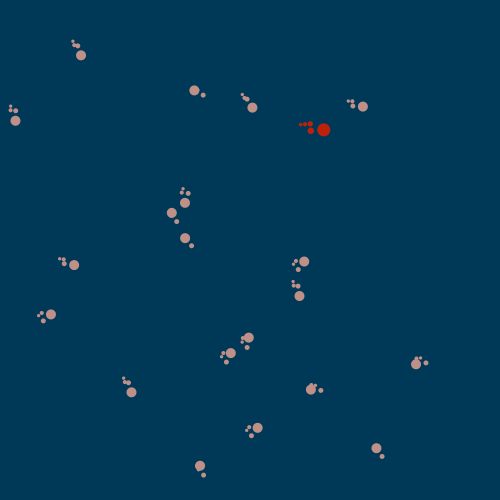
Frame 1 (no input)
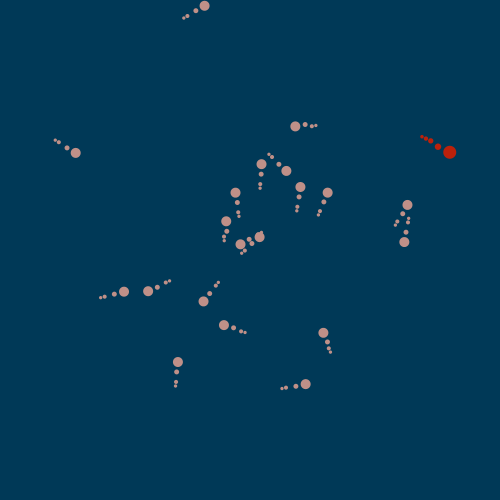
Frame 60 (the mouse pressed at the canvas centre just before this capture)
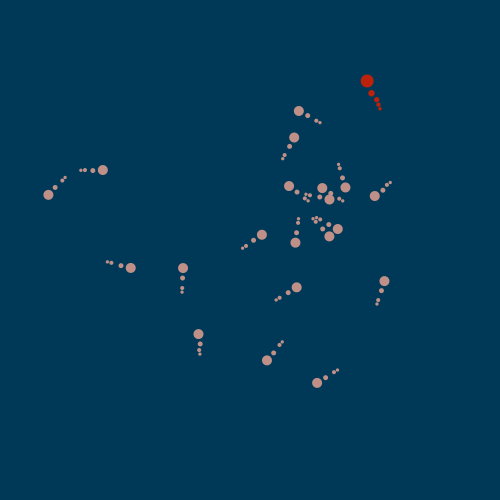
Frame 120 (the mouse held since frame 60 and released just before this capture)

The Processing sketch that drew these frames (run headless with seeded random() and noise(); from frame 60 on, the mouse is pressed at the canvas centre):

// Processing sketch: processing_102516
// ── processing_102516.pde

predator[] predators;
prey[] preys;

void setup() {
  size(500, 500); 

  initPredators(5, 4);
  initPrey(50, 30);
}

void initPredators(int totalPredators, int numDead) {
  predators = new predator[totalPredators];

  for (int i = 0; i < predators.length; i++) {
    predators[i] = new predator(random(width), random(height));
  }
  
  //kill off the ones we don't need
  for(int i = predators.length - numDead; i < predators.length; i++) {
    predators[i].die();
  }
}

void initPrey(int totalPrey, int numDead) {
  preys = new prey[totalPrey];

  for (int i = 0; i < preys.length; i++) {
    preys[i] = new prey(random(width), random(height));
  }
  
  //kill off the ones we don't need 
  for(int i = preys.length - numDead; i < preys.length; i++) {
    preys[i].die();
  }
}

float calcSpeed(PVector velocity) {
  return dist(0, 0, velocity.x, velocity.y);
}

float calcXOffset(PVector velocity) {
  return velocity.x / calcSpeed(velocity);
}

float calcYOffset(PVector velocity) {
  return velocity.y / calcSpeed(velocity);
}

void addPredator() {
  for(int i = 0; i < predators.length; i++) {
    if(!predators[i].isAlive()) {
      predators[i].setPos(mouseX, mouseY);
      predators[i].live();
      break;
    }
  }
}

void addPrey() {
  for(int i = 0; i < preys.length; i++) {
    if(!preys[i].isAlive()) {
      preys[i].setPos(mouseX, mouseY);
      preys[i].live();
      break;
    }
  }
}

boolean isLivingPrey() {
  boolean ret = false;  //assume failure
  for (int i = 0; i < preys.length; i++) {
    if (preys[i].isAlive()) {
      //we found a live one!
      ret = true;
      break;
    }
  }

  return ret;
}

void draw() {
  background(0, 57, 87);
  updateCritters();
}

void mousePressed() {
  if (mouseButton == RIGHT) {
    addPredator();
  }
  
  if (mouseButton == LEFT) {
    addPrey();
  }
}


void updateCritters() {
  //update predators
  fill(187, 33, 11);
  for (int i = 0; i < predators.length; i++) {
    predators[i].update();
  }
  
   //update prey
  fill(191, 144, 136);
  for (int  i = 0; i < preys.length; i++) {
    preys[i].update();
  }

  //feed
  for (int i = 0; i < predators.length; i++) {
    predators[i].feed();
  }
}

class segment {
  PVector location;
  float radius;
  
  segment(float _x, float _y, float _radius) {
    location = new PVector(_x, _y);
    radius = _radius;   
   }

  void setPos(float _x, float _y) {
    location.x = _x;
    location.y = _y;
  }

  void update(float _x, float _y) {
    setPos(_x, _y);
    doDraw();
  }

  void doDraw() {
    noStroke();
    ellipse(location.x, location.y, radius, radius);
  }
}

class tail {
  int curSegments, maxSegments;
  segment[] segments;    

  tail(float _x, float _y, float _initialOffset, float _radiusParent, int _curSegments, int _maxSegments) {
    curSegments = _curSegments;
    maxSegments = _maxSegments;
    segments = new segment[_maxSegments];

    segments[0] = new segment(_x - _initialOffset, _y - _initialOffset, _radiusParent);

    for (int i = 1; i < segments.length; i++) {
      segments[i] = new segment(_x - _radiusParent, _y - _radiusParent, _radiusParent);
    }

    updateSegementSizes(_radiusParent);
  }

  void updateSegementSizes(float _radius) {
    _radius *= .5;
    segments[0].radius = _radius;

    for (int i = 1; i < curSegments; i++) {
      _radius *= .82;
      segments[i].radius = _radius;
    }
  }

  void update(float _x, float _y, PVector velocity) {
    updateSegmentPositions(_x, _y, velocity);
    doDraw();
  }

  void grow(int _numGrow, float _radiusParent) {
    if (curSegments + _numGrow < maxSegments) {
      curSegments += _numGrow;
      updateSegementSizes(_radiusParent);
    }
  }

  void updateSegmentPositions(float _x, float _y, PVector velocity) {
    for (int i = 1; i < segments.length; i++) {
      segment prev = segments[i - 1];

      float xOffset = calcXOffset(velocity);
      float yOffset = calcYOffset(velocity);

      segments[i].setPos(prev.location.x - xOffset * prev.radius, prev.location.y - yOffset * prev.radius);
    }

    segments[0].setPos(_x, _y);
  }

  void doDraw() {
    for (int i = 0; i < curSegments; i++) {
      segments[i].doDraw();
    }
  }
}

class predator extends critter {
  predator(float _x, float _y) {
    super(_x, _y, 13, 4, 20);
  }

  void pickTarget() {
    super.pickTarget();
    
    if (isLivingPrey()) {
      float distTarget = width;
      prey targetPrey = null;
      for(int i = 0; i < preys.length; i++) {
        if(preys[i].isAlive()) {
          //start with the first living prey we find
          if(targetPrey == null) {
            targetPrey = preys[i];
            distTarget = PVector.dist(location, preys[i].target);
          } else {
            //is this prey's target closer than the last?
            float tempDist = PVector.dist(location, preys[i].target);
            
            if(tempDist < distTarget) {
              //we have a new target
              targetPrey = preys[i];
              distTarget = tempDist;
            }
          }
        }
      }
      //finally set our new target
      PVector dest = targetPrey.target;
      target.set(dest.x, dest.y);
    } 
    else {
      target.set(random(width), random(height));
    }
  }

  void feed() {
    //are we alive?
    if (isAlive()) {
      for (int i = 0; i < preys.length; i++) {
        //is this prey alive?
        if (preys[i].isAlive()) {
          //did we collide?
          if (PVector.dist(location, preys[i].location) < radius + preys[i].radius) {
            //kill the prey 
            preys[i].die();

            //grow our tail
            myTail.grow(1, radius);
          }
        }
      }
    }
  }
}

class prey extends critter {
  prey(float _x, float _y) {
    super(_x, _y, 10, 3, 3);
  }

  void pickTarget() {
    super.pickTarget();
    target.set(random(width), random(height));
  }
}

class critter extends segment {
  tail myTail;
  PVector target;
  PVector velocity;
  PVector acceleration;
  float topSpeed = 5;
  boolean alive;
  int steps;

  critter(float _x, float _y, float _radius, int _segments, int _maxSegments) {
    super(_x, _y, _radius);
    target = new PVector(random(width), random(height));
    resetSteps();
    velocity = new PVector(0, 0);
    initTail(_x, _y, _radius, _segments, _maxSegments);
    live();
  }

  void resetSteps() {
    steps = (int)random(20) + 5;
  }

  void pickTarget() {
    resetSteps();
  }

  boolean isAlive() {
    return alive;
  }
  void live() {
    alive = true;
  }

  void die() {
    alive = false;
  }

  void initTail( float _x, float _y, float _radius, int _segments, int _maxSegments) {
    myTail = new tail(_x, _y, radius / 2, _radius, _segments, _maxSegments);
  }

  void update() {
    if (isAlive()) {
      move();
      doDraw();     
    }
  }

  void updateTarget() {
    steps--;
    
    if (steps == 0) {
      pickTarget();
    }
  }

  void move() {
    updateTarget();

    PVector dir = PVector.sub(target, location);
    dir.normalize();
    dir.mult(0.5);
    acceleration = dir;

    //Set location based on acceleration
    velocity.add(acceleration);
    velocity.limit(topSpeed);
    location.add(velocity);
  }

  void doDraw() {
    noStroke();
    ellipse(location.x, location.y, radius, radius);

    float xOffset = calcXOffset(velocity);
    float yOffset = calcYOffset(velocity);

    myTail.update(location.x - xOffset * radius, location.y - yOffset * radius, velocity);
  }
}
